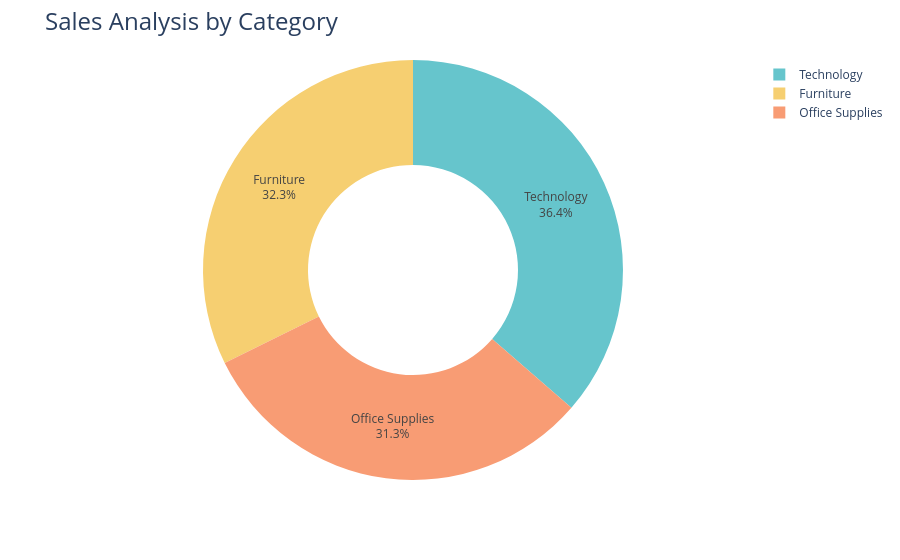

Notebook code cell kept with this figure:
### Code cell
fig = px.pie(Sales_by_category,
             values='Sales',
             names='Category',
             hole=0.5,
             color_discrete_sequence=px.colors.qualitative.Pastel)

fig.update_traces(textposition='inside', textinfo='percent+label')
fig.update_layout(title_text='Sales Analysis by Category', title_font=dict(size=24))
             
fig.show()

### Figure 1 — Plotly figure (JSON) as saved in the notebook; plotly's stock layout.template omitted (floating-point values rounded to 4 significant figures)
{"data": [{"domain": {"x": [0, 1], "y": [0, 1]}, "hole": 0.5, "hovertemplate": "Category=%{label}<br>Sales=%{value}<extra></extra>", "labels": ["Furniture", "Office Supplies", "Technology"], "legendgroup": "", "name": "", "showlegend": true, "textinfo": "percent+label", "textposition": "inside", "type": "pie", "values": [742000.0, 719000.0, 836200.0]}], "layout": {"legend": {"tracegroupgap": 0}, "margin": {"t": 60}, "piecolorway": ["rgb(102, 197, 204)", "rgb(246, 207, 113)", "rgb(248, 156, 116)", "rgb(220, 176, 242)", "rgb(135, 197, 95)", "rgb(158, 185, 243)", "rgb(254, 136, 177)", "rgb(201, 219, 116)", "rgb(139, 224, 164)", "rgb(180, 151, 231)", "rgb(179, 179, 179)"], "title": {"font": {"size": 24}, "text": "Sales Analysis by Category"}}}
